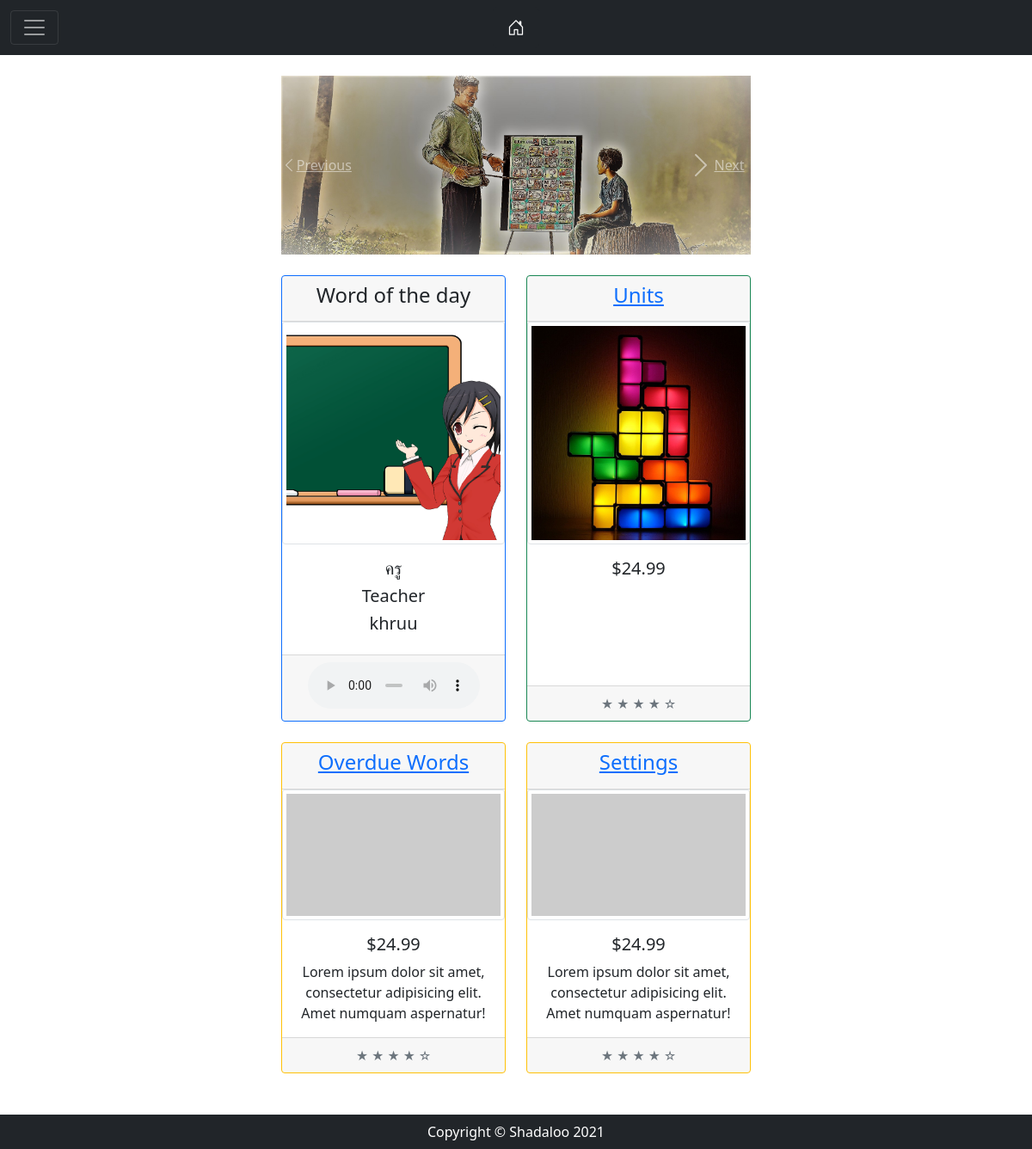
The page / (signed in) on the database its author committed.
### units/models.py (models this page shows, shortened)
class Word(models.Model):
    unit_name = models.ForeignKey(Unit, on_delete=models.CASCADE, blank = True)
    english = models.CharField(max_length = 250)
    thai = models.CharField(max_length = 250)
    transliteration = models.CharField(max_length = 250, default = "none")
    audio = models.FileField(upload_to = get_upload_path)
    image = models.ImageField(upload_to = get_upload_path, default= "default.png")

### shadaloo/views.py (the view)
# urls.py: path('', views.homepage, name = 'home'),
@login_required(login_url="/accounts/login")
def homepage(request):
    word_of_the_day = Word.objects.all().order_by('?').first()
    return render(request, "homepage.html", {'word_of_the_day' : word_of_the_day})

### templates/homepage.html (shortened to what this page needs)
{% extends 'base.html' %}
        {% block pagecontent %}
       {% load static %}
                <div class="carousel slide my-4" id="carouselExampleIndicators" data-ride="carousel">
                    <div class="carousel-inner" role="listbox">
                        <div class="carousel-item active"><img class="d-block img-fluid" src="{% static 'carousel1.jpg' %}" alt="First slide" /></div>
                    </div>
                    <a class="carousel-control-prev" href="#carouselExampleIndicators" role="button" data-slide="prev">
                        <span class="carousel-control-prev-icon" aria-hidden="true"></span>
                        <span class="sr-only">Previous</span>
                    </a>
                    <a class="carousel-control-next" href="#carouselExampleIndicators" role="button" data-slide="next">
                        <span class="carousel-control-next-icon" aria-hidden="true"></span>
                        <span class="sr-only">Next</span>
                    </a>
                </div>
                <div class="row">
                    <div class="col-lg-6 col-md-6 mb-4">
                        <div class="card h-100 text-center border-primary">
                            <div class="card-header">
                                <h4 class="card-title">Word of the day</h4>
                            </div>
                            <a href="#!"><img class="card-img-top img-thumbnail" src="{{ word_of_the_day.image.url }}" alt="..." /></a>
                            <div class="card-body">
                                <h5>{{ word_of_the_day.thai }}</h5>
                                <h5>{{ word_of_the_day.english }}</h5>
                                <h5>{{ word_of_the_day.transliteration }}</h5>
                            </div>
                            <div class="card-footer">
                                <audio controls style="width: 200px;">
                                <source src = "{{ word_of_the_day.audio.url }}" type = "audio/mp3" />
                            </div>
                        </div>
                    </div>
                    <div class="col-lg-6 col-md-6 mb-4">
                        <div class="card h-100 text-center border-success">
                            <div class="card-header">
                                <h4 class="card-title"><a href="units/">Units</a></h4>
                            </div>
                            <a href="units/"><img class="card-img-top img-thumbnail" src="{% static 'units.jpg' %}" alt="..." /></a>
                            <div class="card-body">
                                <h5>$24.99</h5>
                            </div>
                            <div class="card-footer"><small class="text-muted">★ ★ ★ ★ ☆</small></div>
                        </div>
                    </div>
                    <div class="col-lg-6 col-md-6 mb-4">
                        <div class="card h-100 text-center border-warning">
                            <div class="card-header">
                                <h4 class="card-title"><a href="#!">Overdue Words</a></h4>
                            </div>
                            <a href="#!"><img class="card-img-top img-thumbnail" src="https://via.placeholder.com/700x400" alt="..." /></a>
                            <div class="card-body">
                                <h5>$24.99</h5>
                                <p class="card-text">Lorem ipsum dolor sit amet, consectetur adipisicing elit. Amet numquam aspernatur!</p>
                            </div>
                            <div class="card-footer"><small class="text-muted">★ ★ ★ ★ ☆</small></div>
                        </div>
                    </div>
                    <div class="col-lg-6 col-md-6 mb-4">
                        <div class="card h-100 text-center border-warning">
                            <div class="card-header">
                                <h4 class="card-title"><a href="#!">Settings</a></h4>
                            </div>
                            <a href="#!"><img class="card-img-top img-thumbnail" src="https://via.placeholder.com/700x400" alt="..." /></a>
                            <div class="card-body">
                                <h5>$24.99</h5>
                                <p class="card-text">Lorem ipsum dolor sit amet, consectetur adipisicing elit. Amet numquam aspernatur!</p>
                            </div>
                            <div class="card-footer"><small class="text-muted">★ ★ ★ ★ ☆</small></div>
                        </div>
                    </div>
                </div>
        {% endblock %}

### rows shown on the page
Word: image (picture), thai "ครู", english "Teacher", transliteration "khruu"
